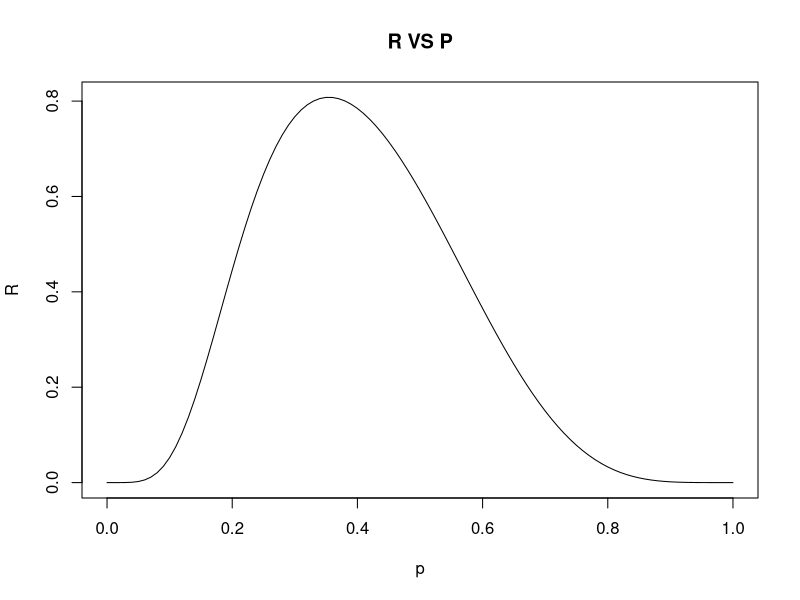
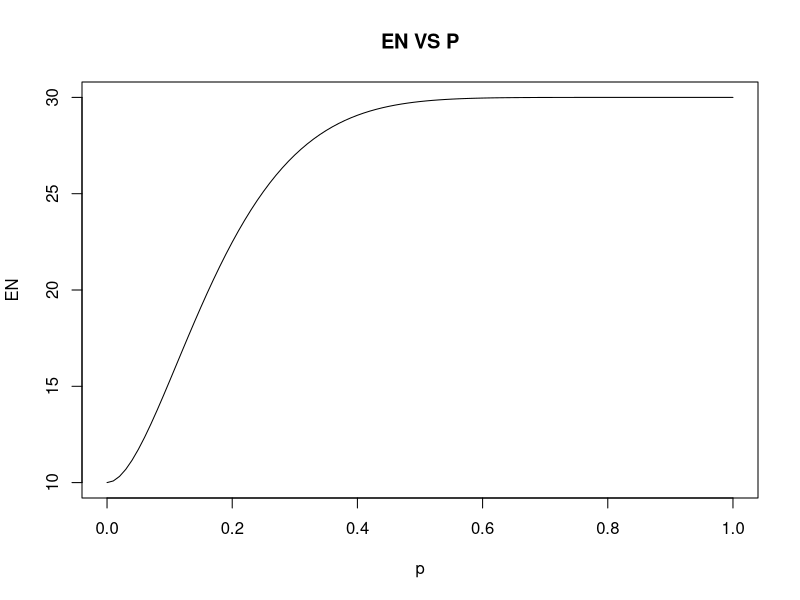

Write the R code that produced these figures, in order.
## ---- chunk 1
r=17.78
p1=0.55
p0=0.35
n=35

type1=1-dnorm((r-n*p0)/(sqrt(n*p0*(1-p0))))
type1
type2=1-dnorm((r-n*p1)/(sqrt(n*p1*(1-p1))))
type2

sample_size=((qnorm(1-0.05)*(sqrt(p0*(1-p0)))+qnorm(1-0.2)*(sqrt(p1*(1-p1))))/(p1-p0))^2
sample_size

## ---- chunk 2
r1=1
n1=10
r=5
n=30
p=seq(0,1,by = 0.01)
a=min(n1,r)
p=seq(0,1,by = 0.01)
y=dbinom(2,n1,p)*(1-pbinom(r-2,n-n1,p))+dbinom(3,n1,p)*(1-pbinom(r-3,n-n1,p))+dbinom(4,n1,p)*(1-pbinom(r-4,n-n1,p))+dbinom(5,n1,p)*(1-pbinom(r-5,n-n1,p))
plot(p,y,type="l",ylab = "R",xlab="p",main = "R VS P")
## ---- chunk 3
r1=1
n1=10
r=5
n=30
p=seq(0,1,by = 0.01)
plot(p,30-(30-10)*pbinom(1,10,p),type="l",ylab = "EN",xlab="p",main = "EN VS P")
## ---- chunk 4
r1=10
n1=37
r=31
n=99
p=seq(0.2,0.5,by = 0.05)
n-(n-n1)*pbinom(r1,n1,p)
## ---- chunk 5
a=c()
dif=c()
for (n in 1:500)
     {
  p=0.3
  s=n*p
  PL=(1+((n-s+1)/(s*qf((0.05/2),df1=2*s,df2=2*(n-s+1)))))^(-1)  
  PU=(1+((n-s)/((s+1)*qf(0.975,df1=2*(s+1),df2=2*(n-s)))))^(-1)
  a[n]=PU-PL
  dif[n]=a[n]-0.15
}
N=which.min(abs(dif))
N



